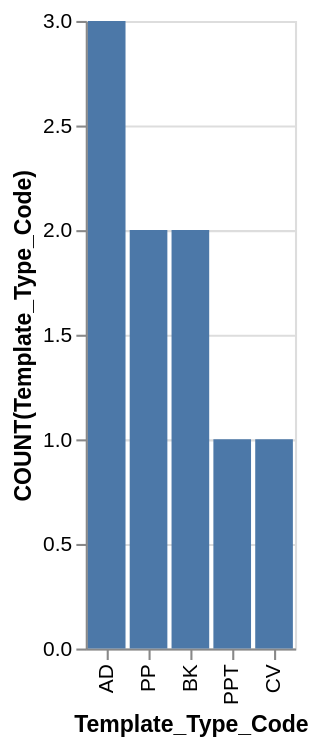

Specify this chart in Vega-Lite:
### Vega-Lite specification from a JSON file in a GitHub repository (floating-point values rounded to 4 significant figures)
{"data": {"values": [{"x_data": "AD", "y_data": 3}, {"x_data": "PP", "y_data": 2}, {"x_data": "BK", "y_data": 2}, {"x_data": "PPT", "y_data": 1}, {"x_data": "CV", "y_data": 1}]}, "mark": "bar", "encoding": {"x": {"field": "x_data", "type": "nominal", "title": "Template_Type_Code", "sort": {"op": "sum", "field": "y_data", "order": "descending"}}, "y": {"field": "y_data", "type": "quantitative", "title": "COUNT(Template_Type_Code)"}}}
